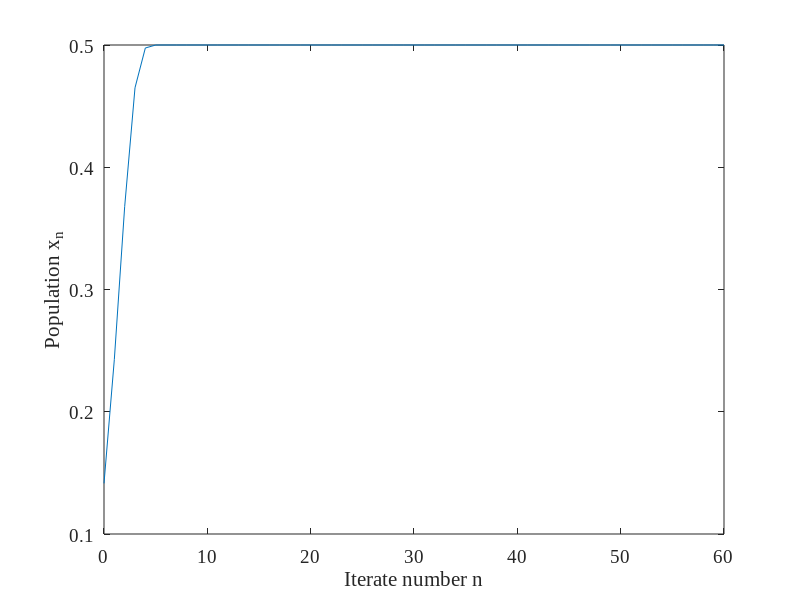

Reproduce this figure in MATLAB.
clear variables
set(0, 'DefaultAxesFontName','Times New Roman','DefaultAxesFontSize',14);

NT = 60;
n = 0:1:NT;
lambda = 2.0;
x0 = sqrt(2)/10;

x(1) = x0;

for j = 1:NT;
    x(j+1) = lambda*x(j)*(1-x(j));
end

figure(1)
plot(n,x)
xlabel('Iterate number n')
ylabel('Population x_n')